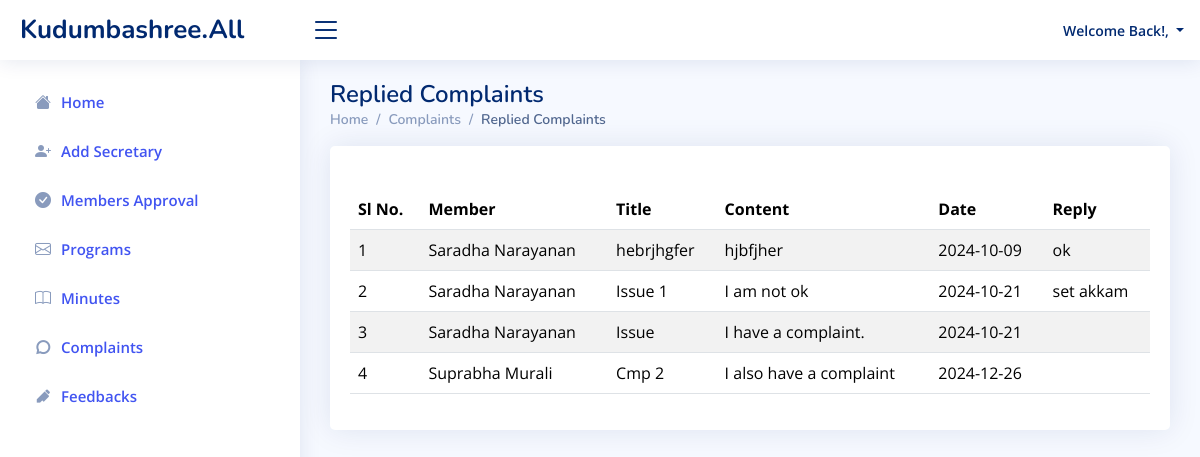
Page /Project/Admin/ViewRepliedComplaint.php on the committed database.
### tables this page shows
CREATE TABLE `tbl_complaint` (
  `complaint_id` int(11) NOT NULL,
  `complaint_title` varchar(50) NOT NULL,
  `complaint_content` varchar(100) NOT NULL,
  `complaint_reply` varchar(100) NOT NULL,
  `complaint_date` date NOT NULL,
  `member_id` int(11) NOT NULL,
  `complaint_status` int(11) NOT NULL DEFAULT 0
);

CREATE TABLE `tbl_member` (
  `member_id` int(11) NOT NULL,
  `member_name` varchar(50) NOT NULL,
  `member_address` varchar(100) NOT NULL,
  `member_email` varchar(50) NOT NULL,
  `member_password` varchar(50) NOT NULL,
  `member_proof` varchar(100) NOT NULL,
  `member_photo` varchar(100) NOT NULL,
  `member_status` int(11) NOT NULL DEFAULT 0,
  `member_contact` varchar(20) NOT NULL
);

### Project/Admin/ViewRepliedComplaint.php (the view, shortened to what this page needs)
<?php
include("Head.php");
include("../Assets/Connection/Connection.php");
?>
  <!DOCTYPE html
    PUBLIC "-//W3C//DTD XHTML 1.0 Transitional//EN" "http://www.w3.org/TR/xhtml1/DTD/xhtml1-transitional.dtd">
  <html xmlns="http://www.w3.org/1999/xhtml">
  <head>
  </head>
  <body>
    <div class="pagetitle">
      <h1>Replied Complaints</h1>
      <nav>
        <ol class="breadcrumb">
          <li class="breadcrumb-item"><a href="index.php">Home</a></li>
          <li class="breadcrumb-item"><a href="ViewComplaint.php">Complaints</a></li>
          <li class="breadcrumb-item active">Replied Complaints</a></li>
        </ol>
      </nav>
    </div>
    <div class="card">
      <div class="card-body">
        <h5 class="card-title"></h5>
        <table class="table table-striped">
          <thead>
            <tr>
              <th scope="col">Sl No.</th>
              <th scope="col">Member</th>
              <th scope="col">Title</th>
              <th scope="col">Content</th>
              <th scope="col">Date</th>
              <th scope="col">Reply</th>
            </tr>
          </thead>
          <?php
          $selQry = "SELECT * FROM tbl_complaint c inner JOIN tbl_member m ON c.member_id = m.member_id";
          $result = $con->query($selQry);
          $i = 0;
          while ($data = $result->fetch_assoc()) {
            $i++;
            ?>
            <tr>
              <td><?php echo $i; ?></td>
              <td><?php echo $data["member_name"]; ?></td>
              <td><?php echo $data["complaint_title"]; ?></td>
              <td><?php echo $data["complaint_content"]; ?></td>
              <td><?php echo $data["complaint_date"]; ?></td>
              <td><?php echo $data["complaint_reply"]; ?></td>
            </tr>
            <?php
          }
          ?>
        </table>
      </div>
    </div>
  </body>
  </html>
  <?php
  include("Foot.php");
  ?>

### Project/Assets/Templates/Admin/assets/css/style.css (style rules this page uses)
:root { scroll-behavior: smooth; }
body { font-family: "Open Sans", sans-serif; background: #f6f9ff; color: #444444; }
a { color: #4154f1; text-decoration: none; }
h1, h2, h3, h4, h5, h6 { font-family: "Nunito", sans-serif; }
.pagetitle { margin-bottom: 10px; }
.pagetitle h1 { font-size: 24px; margin-bottom: 0; font-weight: 600; color: #012970; }
.card { margin-bottom: 30px; border: none; border-radius: 5px; box-shadow: 0px 0 30px rgba(1, 41, 112, 0.1); }
.card-title { padding: 20px 0 15px 0; font-size: 18px; font-weight: 500; color: #012970; font-family: "Poppins", sans-serif; }
.card-body { padding: 0 20px 20px 20px; }
.breadcrumb { font-size: 14px; font-family: "Nunito", sans-serif; color: #899bbd; font-weight: 600; }
.breadcrumb a { color: #899bbd; transition: 0.3s; }
.breadcrumb .breadcrumb-item::before { color: #899bbd; }
.breadcrumb .active { color: #51678f; font-weight: 600; }

### rows in the picture
tbl_complaint: member.member_name "Saradha Narayanan", complaint_title "hebrjhgfer", complaint_content "hjbfjher", complaint_date "2024-10-09", complaint_reply "ok"
tbl_complaint: member.member_name "Saradha Narayanan", complaint_title "Issue 1", complaint_content "I am not ok", complaint_date "2024-10-21", complaint_reply "set akkam"
tbl_complaint: member.member_name "Saradha Narayanan", complaint_title "Issue", complaint_content "I have a complaint.", complaint_date "2024-10-21"
tbl_complaint: member.member_name "Suprabha Murali", complaint_title "Cmp 2", complaint_content "I also have a complaint", complaint_date "2024-12-26"
